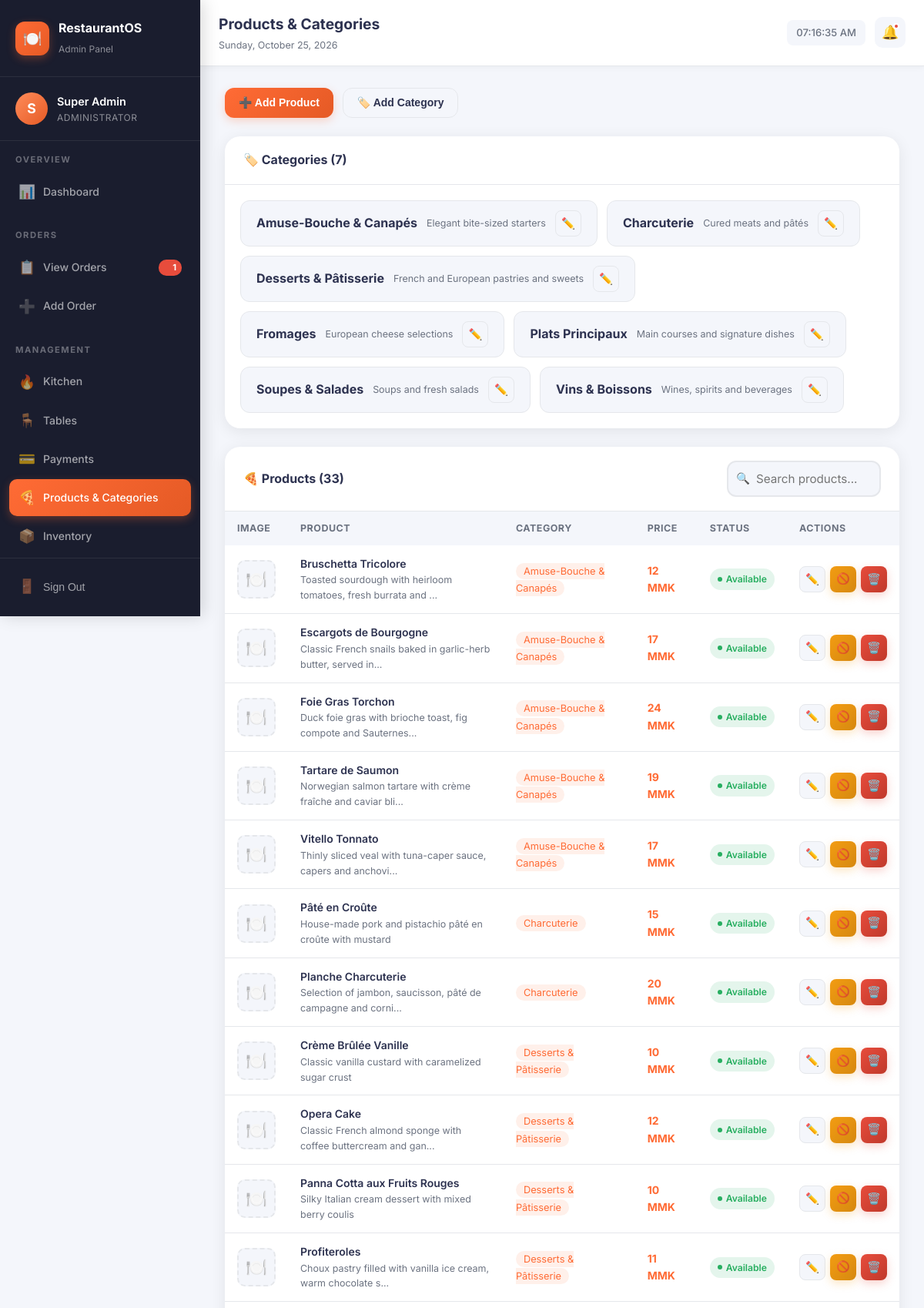
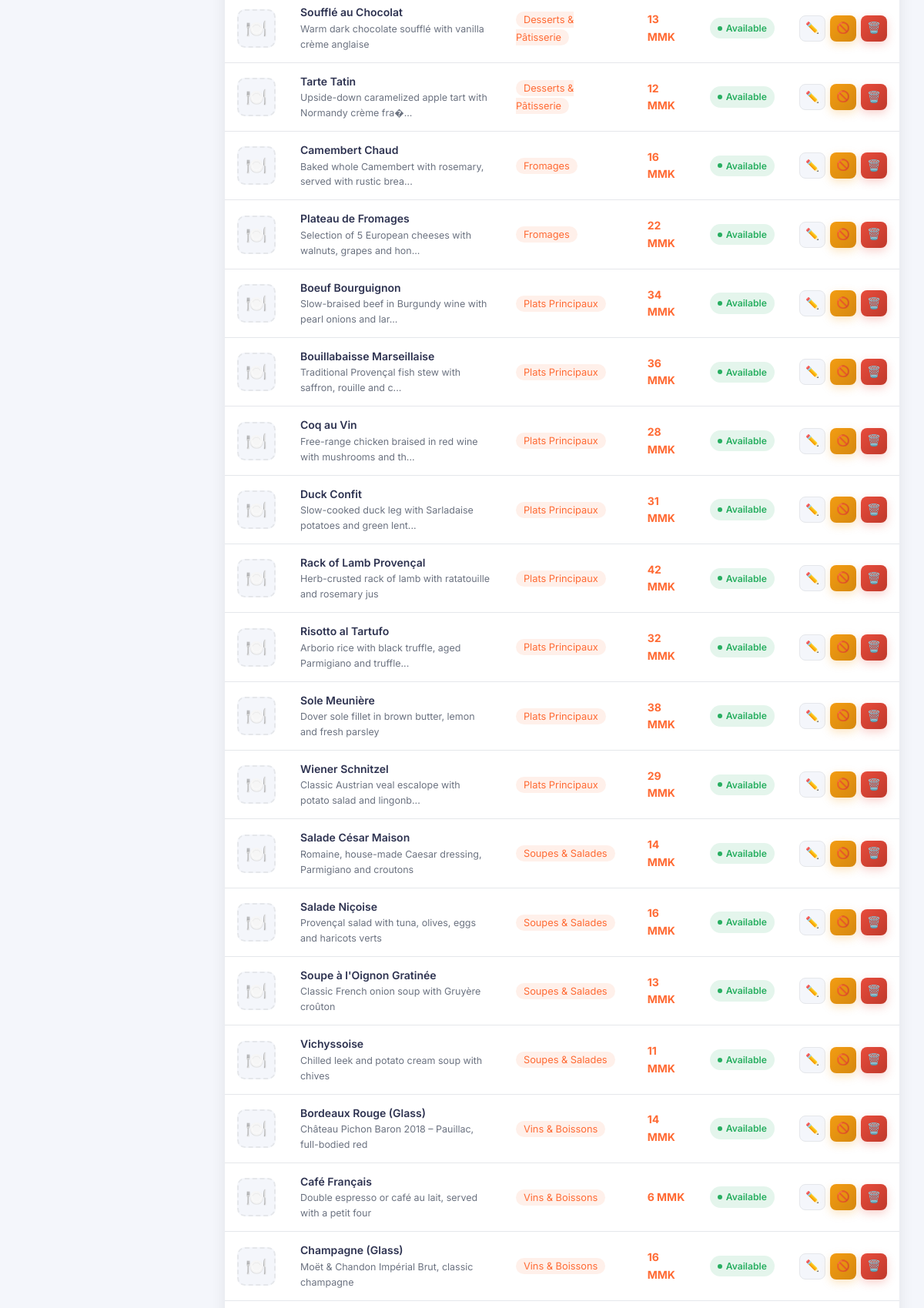
The page /public/admin/products (signed in, upper part) on the database its author committed (2 pictures, top to bottom).
### tables this page shows
CREATE TABLE IF NOT EXISTS product_category (
    category_id INT PRIMARY KEY AUTO_INCREMENT,
    category_name VARCHAR(100) NOT NULL,
    description TEXT,
    created_at TIMESTAMP DEFAULT CURRENT_TIMESTAMP
);

CREATE TABLE IF NOT EXISTS product (
    product_id INT PRIMARY KEY AUTO_INCREMENT,
    product_name VARCHAR(100) NOT NULL,
    description TEXT,
    price DECIMAL(10,2) NOT NULL,
    category_id INT,
    image VARCHAR(255) DEFAULT NULL,
    is_available TINYINT(1) DEFAULT 1,
    created_at TIMESTAMP DEFAULT CURRENT_TIMESTAMP,
    updated_at TIMESTAMP DEFAULT CURRENT_TIMESTAMP ON UPDATE CURRENT_TIMESTAMP,
    FOREIGN KEY (category_id) REFERENCES product_category(category_id) ON DELETE SET NULL
);

### app/controllers/AdminController.php (called while the page is built, shortened)
<?php
require_once __DIR__ . '/../../config/database.php';
class AdminController {
    private $db;
    public function __construct() {
        $this->db = Database::getInstance();
    }
    public function products() {
        $categories = $this->db->fetchAll("SELECT * FROM product_category ORDER BY category_name");
        $products = $this->db->fetchAll("SELECT p.*, pc.category_name FROM product p LEFT JOIN product_category pc ON p.category_id = pc.category_id ORDER BY pc.category_name, p.product_name");
        require_once __DIR__ . '/../views/admin/products.php';
    }
}

### config/database.php (called while the page is built, shortened)
<?php
class Database {
    private static $instance = null;
    private $connection;
    private function __construct() {
        $this->connection = new mysqli(DB_HOST, DB_USER, DB_PASS, DB_NAME);
        $this->connection->set_charset('utf8mb4');
    }
    public static function getInstance() {
        if (self::$instance === null) {
            self::$instance = new self();
        }
        return self::$instance;
    }
    public function query($sql, $params = [], $types = '') {
        $stmt = $this->connection->prepare($sql);
        $stmt->execute();
        return $stmt;
    }
    public function fetchAll($sql, $params = [], $types = '') {
        $stmt = $this->query($sql, $params, $types);
        $result = $stmt->get_result();
        return $result->fetch_all(MYSQLI_ASSOC);
    }
}

### app/views/admin/products.php (the view, shortened to what this page needs)
<?php $page_title = 'Products & Categories'; require_once __DIR__ . '/../shared/admin_layout_start.php'; ?>
<div style="display:flex;gap:12px;margin-bottom:24px" class="animate-in">
  <button class="btn btn-primary" onclick="openModal('add-product-modal')">➕ Add Product</button>
  <button class="btn btn-secondary" onclick="openModal('add-category-modal')">🏷️ Add Category</button>
</div>
<div class="card animate-in-delay-1" style="margin-bottom:24px">
  <div class="card-header"><div class="card-title">🏷️ Categories (<?= count($categories) ?>)</div></div>
  <div style="display:flex;flex-wrap:wrap;gap:12px;padding:20px">
    <?php foreach ($categories as $cat): ?>
    <div style="background:var(--bg);border-radius:var(--radius);padding:12px 20px;display:flex;align-items:center;gap:12px;border:1px solid var(--border)">
      <span style="font-weight:700"><?= htmlspecialchars($cat['category_name']) ?></span>
      <span style="font-size:0.78rem;color:var(--text-secondary)"><?= htmlspecialchars($cat['description'] ?? '') ?></span>
      <button onclick="editCategory(<?= $cat['category_id'] ?>,'<?= addslashes($cat['category_name']) ?>','<?= addslashes($cat['description']??'') ?>')" class="btn btn-secondary btn-sm btn-icon">✏️</button>
    </div>
    <?php endforeach; ?>
  </div>
</div>
<div class="card animate-in-delay-2">
  <div class="card-header">
    <div class="card-title">🍕 Products (<?= count($products) ?>)</div>
    <div class="search-bar">
      <span class="search-icon">🔍</span>
      <input type="text" id="table-search" class="form-control no-icon" placeholder="Search products..." style="padding-left:36px;width:200px">
    </div>
  </div>
  <div class="table-wrap">
    <table>
      <thead><tr><th>Image</th><th>Product</th><th>Category</th><th>Price</th><th>Status</th><th>Actions</th></tr></thead>
      <tbody>
        <?php foreach ($products as $p): ?>
        <tr>
          <td style="width:60px">
            <?php if (!empty($p['image'])): ?>
              <img src="<?= BASE_URL ?>/<?= htmlspecialchars($p['image']) ?>" alt="<?= htmlspecialchars($p['product_name']) ?>" style="width:50px;height:50px;object-fit:cover;border-radius:10px;border:2px solid var(--border)">
            <?php else: ?>
              <div style="width:50px;height:50px;background:var(--bg);border-radius:10px;border:2px dashed var(--border);display:flex;align-items:center;justify-content:center;font-size:1.4rem">🍽️</div>
            <?php endif; ?>
          </td>
          <td>
            <div style="font-weight:600"><?= htmlspecialchars($p['product_name']) ?></div>
            <div style="font-size:0.78rem;color:var(--text-secondary)"><?= htmlspecialchars(substr($p['description']??'',0,60)) ?><?= strlen($p['description']??'')>60?'...':'' ?></div>
          </td>
          <td><span style="background:rgba(255,107,53,0.1);color:var(--primary);padding:3px 10px;border-radius:12px;font-size:0.8rem"><?= htmlspecialchars($p['category_name']??'') ?></span></td>
          <td><strong style="color:var(--primary)"><?= number_format($p['price'], 0) ?> MMK</strong></td>
          <td><span class="badge <?= $p['is_available']?'badge-active':'badge-inactive' ?>"><?= $p['is_available']?'Available':'Hidden' ?></span></td>
          <td>
            <div style="display:flex;gap:6px">
              <button onclick="editProduct(<?= $p['product_id'] ?>,'<?= addslashes($p['product_name']) ?>','<?= addslashes($p['description']??'') ?>',<?= $p['price'] ?>,<?= $p['category_id'] ?>,<?= $p['is_available'] ?>,'<?= addslashes($p['image']??'') ?>')" class="btn btn-secondary btn-sm btn-icon" data-tooltip="Edit">✏️</button>
              <form action="<?= BASE_URL ?>/admin/toggle-product/<?= $p['product_id'] ?>" method="POST" style="display:inline">
                <button type="submit" class="btn btn-sm btn-icon <?= $p['is_available'] ? 'btn-warning' : 'btn-success' ?>" data-tooltip="<?= $p['is_available'] ? 'Mark Unavailable' : 'Mark Available' ?>" style="font-size:0.85rem">
                  <?= $p['is_available'] ? '🚫' : '✅' ?>
                </button>
              </form>
              <form action="<?= BASE_URL ?>/admin/delete-product/<?= $p['product_id'] ?>" method="POST" style="display:inline">
                <button type="submit" class="btn btn-danger btn-sm btn-icon" data-confirm="Permanently hide this product?">🗑️</button>
              </form>
            </div>
          </td>
        </tr>
        <?php endforeach; ?>
      </tbody>
    </table>
  </div>
</div>
<?php require_once __DIR__ . '/../shared/admin_layout_end.php'; ?>

### rows shown on the page
product_category: category_name "Amuse-Bouche & Canapés", description "Elegant bite-sized starters"
product_category: category_name "Charcuterie", description "Cured meats and pâtés"
product_category: category_name "Desserts & Pâtisserie", description "French and European pastries and sweets"
product_category: category_name "Fromages", description "European cheese selections"
product_category: category_name "Plats Principaux", description "Main courses and signature dishes"
product_category: category_name "Soupes & Salades", description "Soups and fresh salads"
product_category: category_name "Vins & Boissons", description "Wines, spirits and beverages"
product: product_name "Bruschetta Tricolore", description "Toasted sourdough with heirloom tomatoes, fresh burrata and", category.category_name "Amuse-Bouche & Canapés", price "12", is_available "Available"
product: product_name "Escargots de Bourgogne", description "Classic French snails baked in garlic-herb butter, served in", category.category_name "Amuse-Bouche & Canapés", price "17", is_available "Available"
product: product_name "Foie Gras Torchon", description "Duck foie gras with brioche toast, fig compote and Sauternes", category.category_name "Amuse-Bouche & Canapés", price "24", is_available "Available"
product: product_name "Tartare de Saumon", description "Norwegian salmon tartare with crème fraîche and caviar bli", category.category_name "Amuse-Bouche & Canapés", price "19", is_available "Available"
product: product_name "Vitello Tonnato", description "Thinly sliced veal with tuna-caper sauce, capers and anchovi", category.category_name "Amuse-Bouche & Canapés", price "17", is_available "Available"
product: product_name "Pâté en Croûte", description "House-made pork and pistachio pâté en croûte with mustard", category.category_name "Charcuterie", price "15", is_available "Available"
product: product_name "Planche Charcuterie", description "Selection of jambon, saucisson, pâté de campagne and corni", category.category_name "Charcuterie", price "20", is_available "Available"
product: product_name "Crème Brûlée Vanille", description "Classic vanilla custard with caramelized sugar crust", category.category_name "Desserts & Pâtisserie", price "10", is_available "Available"
product: product_name "Opera Cake", description "Classic French almond sponge with coffee buttercream and gan", category.category_name "Desserts & Pâtisserie", price "12", is_available "Available"
product: product_name "Panna Cotta aux Fruits Rouges", description "Silky Italian cream dessert with mixed berry coulis", category.category_name "Desserts & Pâtisserie", price "10", is_available "Available"
product: product_name "Profiteroles", description "Choux pastry filled with vanilla ice cream, warm chocolate s", category.category_name "Desserts & Pâtisserie", price "11", is_available "Available"
product: product_name "Soufflé au Chocolat", description "Warm dark chocolate soufflé with vanilla crème anglaise", category.category_name "Desserts & Pâtisserie", price "13", is_available "Available"
product: product_name "Tarte Tatin", description "Upside-down caramelized apple tart with Normandy crème fra�", category.category_name "Desserts & Pâtisserie", price "12", is_available "Available"
product: product_name "Camembert Chaud", description "Baked whole Camembert with rosemary, served with rustic brea", category.category_name "Fromages", price "16", is_available "Available"
product: product_name "Plateau de Fromages", description "Selection of 5 European cheeses with walnuts, grapes and hon", category.category_name "Fromages", price "22", is_available "Available"
product: product_name "Boeuf Bourguignon", description "Slow-braised beef in Burgundy wine with pearl onions and lar", category.category_name "Plats Principaux", price "34", is_available "Available"
product: product_name "Bouillabaisse Marseillaise", description "Traditional Provençal fish stew with saffron, rouille and c", category.category_name "Plats Principaux", price "36", is_available "Available"
product: product_name "Coq au Vin", description "Free-range chicken braised in red wine with mushrooms and th", category.category_name "Plats Principaux", price "28", is_available "Available"
product: product_name "Duck Confit", description "Slow-cooked duck leg with Sarladaise potatoes and green lent", category.category_name "Plats Principaux", price "31", is_available "Available"
product: product_name "Rack of Lamb Provençal", description "Herb-crusted rack of lamb with ratatouille and rosemary jus", category.category_name "Plats Principaux", price "42", is_available "Available"
product: product_name "Risotto al Tartufo", description "Arborio rice with black truffle, aged Parmigiano and truffle", category.category_name "Plats Principaux", price "32", is_available "Available"
product: product_name "Sole Meunière", description "Dover sole fillet in brown butter, lemon and fresh parsley", category.category_name "Plats Principaux", price "38", is_available "Available"
product: product_name "Wiener Schnitzel", description "Classic Austrian veal escalope with potato salad and lingonb", category.category_name "Plats Principaux", price "29", is_available "Available"
product: product_name "Salade César Maison", description "Romaine, house-made Caesar dressing, Parmigiano and croutons", category.category_name "Soupes & Salades", price "14", is_available "Available"
product: product_name "Salade Niçoise", description "Provençal salad with tuna, olives, eggs and haricots verts", category.category_name "Soupes & Salades", price "16", is_available "Available"
product: product_name "Soupe à l'Oignon Gratinée", description "Classic French onion soup with Gruyère croûton", category.category_name "Soupes & Salades", price "13", is_available "Available"
product: product_name "Vichyssoise", description "Chilled leek and potato cream soup with chives", category.category_name "Soupes & Salades", price "11", is_available "Available"
product: product_name "Bordeaux Rouge (Glass)", description "Château Pichon Baron 2018 – Pauillac, full-bodied red", category.category_name "Vins & Boissons", price "14", is_available "Available"
product: product_name "Café Français", description "Double espresso or café au lait, served with a petit four", category.category_name "Vins & Boissons", price "6", is_available "Available"
product: product_name "Champagne (Glass)", description "Moët & Chandon Impérial Brut, classic champagne", category.category_name "Vins & Boissons", price "16", is_available "Available"

### other values the page prints
$initials "S"
$admin_name "Super Admin"
$pending_orders "1"
$page_title "Products & Categories"
count($categories) "7"
count($products) "33"
